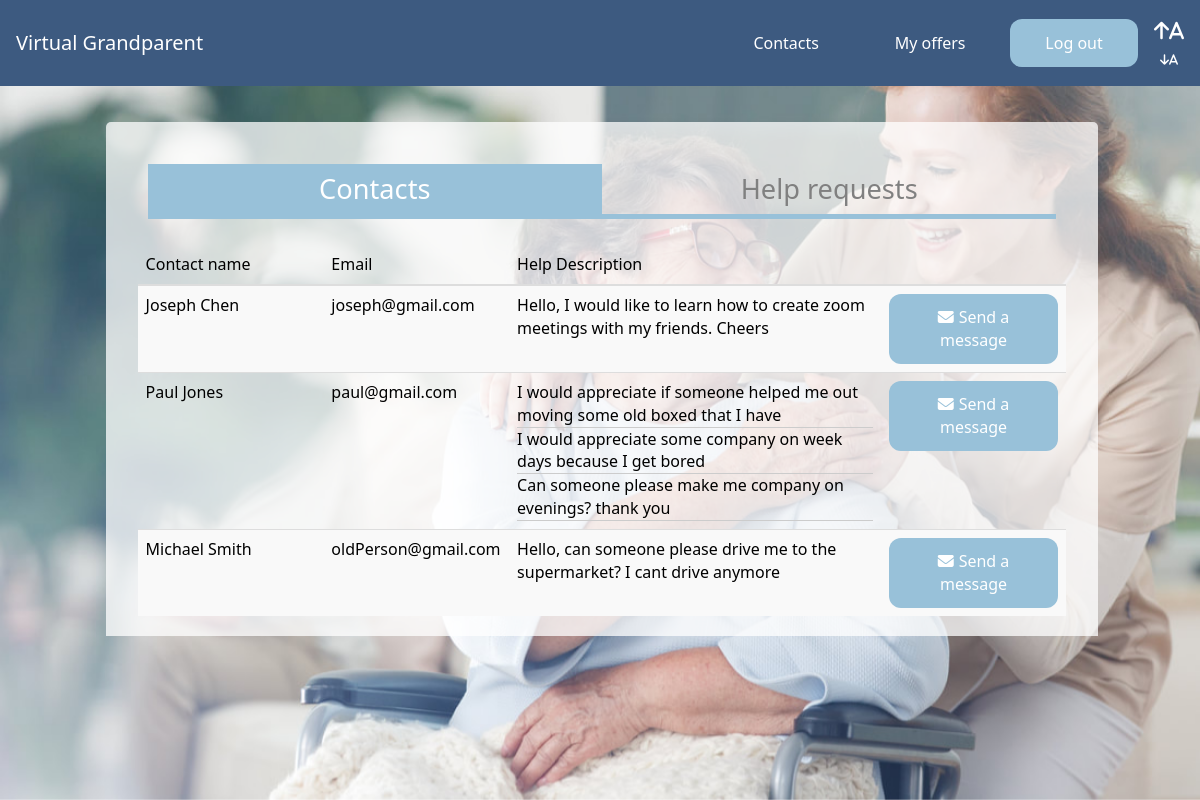
/chats/contacts/ (signed in), run on the app's committed database.
### authentication/models.py (models this page shows)
class User(AbstractUser):
    id = models.AutoField(primary_key=True)
    name = models.CharField(max_length=200)
    surname = models.CharField(max_length=200)
    email = models.EmailField(max_length=200, unique=True)
    username = models.CharField(max_length=200)
    phoneNumber = models.CharField(max_length=200)
    isHelper = models.BooleanField(default=True)
    dateOfBirth = models.DateField(null=true)
    USERNAME_FIELD = 'email'
    REQUIRED_FIELDS = ['username']
    objects = Manager()
    class Meta:
        unique_together = ('email',)

### core/models.py (models this page shows)
class Help(models.Model):
    id = models.AutoField(primary_key=True)
    description = models.TextField(max_length=1000)
    category = models.CharField(choices=HELP_CATEGORIES, max_length=2, default='OT')
    helper = models.ForeignKey(Helper, on_delete=models.CASCADE, null=True)
    oldPerson = models.ForeignKey(OldPerson, on_delete=models.CASCADE)
    date = models.DateField(default=datetime.date.today, blank=True)

### chat/views.py (the view, shortened to what this page needs)
# urls.py: path('contacts/', views.contacts, name='contacts'),
@login_required
def contacts(request):
    current_user = get_current_user(request)
    if current_user.isHelper:
        helper = get_helper_by_id(current_user.id)
        persons = OldPerson.objects.filter(id__in=Help.objects.filter(helper = helper).values("oldPerson"))
        contacts = User.objects.filter(id__in = persons.values("user"))
        for c in contacts:
            old_user = User.objects.filter(email = c).first()
            old_person = OldPerson.objects.filter(user = old_user).first()
            c.helps = Help.objects.filter(helper = helper, oldPerson = old_person)
    return render(request, 'chat/contacts.html', {'contacts': contacts})

### chat/views.py (called while the page is built)
def get_current_user(request):
    return User.objects.filter(email = request.user)[0]

def get_helper_by_id(id):
    return Helper.objects.get(user_id = id)

### templates/chat/contacts.html (shortened to what this page needs)
{% extends 'core/base.html' %}
{% load static %}
{% block static %}
<link rel="stylesheet" href="{% static 'css/cards.css' %}">
<link rel="stylesheet" href="{% static 'css/flexbox.css' %}">
<link rel="stylesheet" href="{% static 'css/table.css' %}">
{% endblock %}
{% block content %}
<div class="p-4 grid-container inline-container">
    <div class="card single-card help_container px-8">
        <div class="flexbox_container">
            <div class="column column-title selected">
                <a href="{% url 'chat:contacts' %}">Contacts</a>
            </div>
            <div class="column column-title">
                {% if request.user.isHelper %}
                <a href="{% url 'core:allHelpRequests' %}">Help requests</a>
                {% else %}
                <a href="{% url 'core:helpRequests' %}">Help Requests</a>
                {% endif %}
            </div>
        </div>
        {% if not contacts %}
            <p class="mb-8">You don't have any contact yet.
                {% if request.user.isHelper %}
                <a href="{% url 'core:allHelpRequests' %}" class="link-text">Click here to see all help requests</a>
                {% else %}
                <a href="{% url 'core:helpRequests' %}" class="link-text">Click here to see your help requests</a>
                {% endif %}
            </p>
        {% else %}
        <table role="table" class="table table-striped" style="width:100%">
            <thead role="rowgroup">
                <tr role="row">
                    <th scope="col" width="20%">Contact name</th>
                    <th scope="col" width="20%">Email</th>
                    <th scope="col" width="40%">Help Description</th>
                    <th scope="col" width="20%"></th>
                </tr>
            </thead>
            <tbody id="requestTable" role="rowgroup">
                {% for c in contacts %}
                <tr role="row">
                    <td>
                        <p>{{ c.name }}</p>
                    </td>
                    <td>
                        <p>{{ c.email }}</p>
                    </td>
                    <td>
                        {% for h in c.helps %}
                        <p>{{ h.description }}</p>
                        {% if c.helps.count > 1 %}
                            <hr/>
                        {% endif %}
                        {% endfor %}
                    </td>
                    <td>
                        <a href="{% url 'chat:chat' c.id %}" class="px-5 py-3 rounded-xl base-button large-button ">
                            <i class="fa fa-envelope fa-space" aria-hidden="true"></i>Send a message
                        </a>
                    </td>
                </tr>
                {% endfor %}
            </tbody>
        </table>
    {% endif %}
    </div>
</div>
{% endblock %}

### static/css/base.css (style rules this page uses)
:root { --blue: #3d5a80; --light-blue: #98c1d9 ; --baby-blue: #e0fbfc; --orange: #ee6c4d; --dark-blue: #293241; --gray: #333333; }
.base-button { background-color: var(--light-blue) !important; color: white; width: 100%; text-align: center; }
.large-button { text-align: center; display: block }
.base-background { background-color: var(white); }
.column { float: left; width: 50%; }
.column-title { text-align: center; color: gray; font-size: 1.7rem; padding: .3rem; border-bottom: 5px solid var(--light-blue); margin-bottom: 1rem; }
.selected { color: white; background: var(--light-blue); }
.fa-space { margin-right: 5px; }
hr { display: block; height: 1px; border: 0; border-top: 4px solid #ccc; margin: 1em 0; padding: 0; }

### static/css/cards.css (style rules this page uses)
:root { --blue: #3d5a80; --light-blue: #98c1d9 ; --baby-blue: #e0fbfc; --orange: #ee6c4d; --dark-blue: #293241; --gray: #333333; }
.grid-container { margin: 20px auto; display:grid; grid-template-columns: auto auto; padding: 2px 16px; text-align: center; justify-content: center; }
.inline-container { grid-template-columns: 85%; }
.card { box-shadow: 0 8px 10px 0 rgba(0,0,0,0.4); transition: 0.3s; width: 90%; border-radius: 5px; background: rgba(255, 255, 255, 0.75); margin: 0 30px; padding: 2rem; text-align: left; float:right; -webkit-column-break-inside: avoid; page-break-inside: avoid; break-inside: avoid; }
.single-card { box-shadow: 0 8px 10px 0 rgba(0,0,0,0.4); transition: 0.3s; border-radius: 5px; background: rgba(255, 255, 255, 0.75); text-align: left; width: 100%; margin-left: 2px; -webkit-column-break-inside: avoid; page-break-inside: avoid; break-inside: avoid; }

### static/css/flexbox.css (style rules this page uses)
.flexbox_container { display: flex; padding: 10px; }
.help_container { box-shadow: none; margin-bottom: -2rem; border-bottom-right-radius: 0; border-bottom-left-radius: 0; padding: 0; padding-top: 2rem; }

### static/css/table.css (style rules this page uses)
.table { display: table; }
.table { width: 100%; max-width: 100%; margin-bottom: 20px; }
table { text-indent: 0; border-color: inherit; border-collapse: collapse; }
table { background-color: transparent; }
table { border-collapse: collapse; border-spacing: 0; }
.table-striped > tbody > tr:nth-of-type(2n+1) { background-color: #f9f9f9; }
.table > tbody > tr > td, .table > tbody > tr > th, .table > tfoot > tr > td, .table > tfoot > tr > th, .table > thead > tr > td, .table > thead > tr > th { padding: 8px; line-height: 1.42857143; vertical-align: top; border-top: 1px solid #ddd; }
.table > thead > tr > th { font-weight: 500; }
th { text-align: left; }
.table > thead:first-child > tr:first-child > th { border-top: 0; }
.table > thead > tr > th { vertical-align: bottom; border-bottom: 2px solid #ddd; }

### data on the page
User: name "Joseph Chen", email "joseph@gmail.com"
Help: description "Hello, I would like to learn how to create zoom meetings with my friends. Cheers"
User: name "Paul Jones", email "paul@gmail.com"
Help: description "I would appreciate if someone helped me out moving some old boxed that I have"
Help: description "I would appreciate some company on week days because I get bored"
Help: description "Can someone please make me company on evenings? thank you"
User: name "Michael Smith", email "oldPerson@gmail.com"
Help: description "Hello, can someone please drive me to the supermarket? I cant drive anymore"
